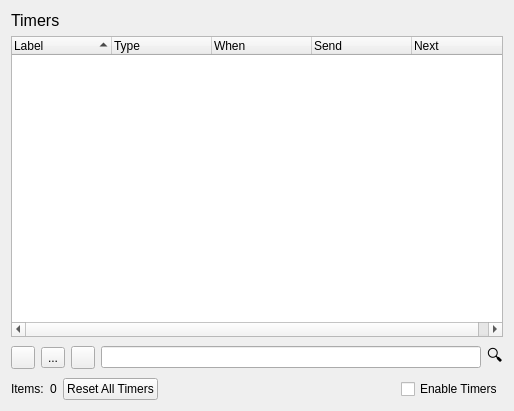
<?xml version="1.0" encoding="UTF-8"?>
<ui version="4.0">
 <class>PrefsTimers</class>
 <widget class="QWidget" name="PrefsTimers">
  <property name="geometry">
   <rect>
    <x>0</x>
    <y>0</y>
    <width>514</width>
    <height>411</height>
   </rect>
  </property>
  <property name="windowTitle">
   <string>Dialog</string>
  </property>
  <layout class="QVBoxLayout" name="verticalLayout">
   <item>
    <widget class="QLabel" name="label_title">
     <property name="sizePolicy">
      <sizepolicy hsizetype="Preferred" vsizetype="Fixed">
       <horstretch>0</horstretch>
       <verstretch>0</verstretch>
      </sizepolicy>
     </property>
     <property name="font">
      <font>
       <pointsize>12</pointsize>
      </font>
     </property>
     <property name="text">
      <string>Timers</string>
     </property>
    </widget>
   </item>
   <item>
    <widget class="QTreeWidget" name="tree">
     <property name="dragEnabled">
      <bool>false</bool>
     </property>
     <property name="selectionMode">
      <enum>QAbstractItemView::ExtendedSelection</enum>
     </property>
     <property name="rootIsDecorated">
      <bool>true</bool>
     </property>
     <property name="uniformRowHeights">
      <bool>true</bool>
     </property>
     <property name="sortingEnabled">
      <bool>true</bool>
     </property>
     <property name="animated">
      <bool>true</bool>
     </property>
     <property name="allColumnsShowFocus">
      <bool>true</bool>
     </property>
     <column>
      <property name="text">
       <string>Label</string>
      </property>
     </column>
     <column>
      <property name="text">
       <string>Type</string>
      </property>
     </column>
     <column>
      <property name="text">
       <string>When</string>
      </property>
     </column>
     <column>
      <property name="text">
       <string>Send</string>
      </property>
     </column>
     <column>
      <property name="text">
       <string>Next</string>
      </property>
     </column>
    </widget>
   </item>
   <item>
    <layout class="QHBoxLayout" name="_control">
     <item>
      <widget class="QToolButton" name="add">
       <property name="text">
        <string/>
       </property>
       <property name="icon">
        <iconset theme="list-add">
         <normaloff>.</normaloff>.</iconset>
       </property>
      </widget>
     </item>
     <item>
      <widget class="QToolButton" name="remove">
       <property name="text">
        <string>...</string>
       </property>
       <property name="icon">
        <iconset theme="list-remove">
         <normaloff>.</normaloff>.</iconset>
       </property>
      </widget>
     </item>
     <item>
      <widget class="QToolButton" name="edit">
       <property name="text">
        <string/>
       </property>
       <property name="icon">
        <iconset theme="document-edit">
         <normaloff>.</normaloff>.</iconset>
       </property>
      </widget>
     </item>
     <item>
      <widget class="QLineEdit" name="search">
       <property name="clearButtonEnabled">
        <bool>true</bool>
       </property>
      </widget>
     </item>
     <item>
      <widget class="QLabel" name="label_search">
       <property name="font">
        <font>
         <pointsize>12</pointsize>
        </font>
       </property>
       <property name="text">
        <string>🔍</string>
       </property>
      </widget>
     </item>
    </layout>
   </item>
   <item>
    <layout class="QHBoxLayout" name="horizontalLayout">
     <item>
      <widget class="QLabel" name="label_item_count">
       <property name="text">
        <string>Items:</string>
       </property>
      </widget>
     </item>
     <item>
      <widget class="QLabel" name="item_count">
       <property name="text">
        <string>0</string>
       </property>
      </widget>
     </item>
     <item>
      <widget class="QPushButton" name="reset_all_button">
       <property name="text">
        <string>Reset All Timers</string>
       </property>
      </widget>
     </item>
     <item>
      <spacer name="horizontalSpacer">
       <property name="orientation">
        <enum>Qt::Horizontal</enum>
       </property>
       <property name="sizeHint" stdset="0">
        <size>
         <width>40</width>
         <height>20</height>
        </size>
       </property>
      </spacer>
     </item>
     <item>
      <widget class="QCheckBox" name="enable_timers">
       <property name="text">
        <string>Enable Timers</string>
       </property>
      </widget>
     </item>
    </layout>
   </item>
  </layout>
 </widget>
 <resources/>
 <connections/>
</ui>
